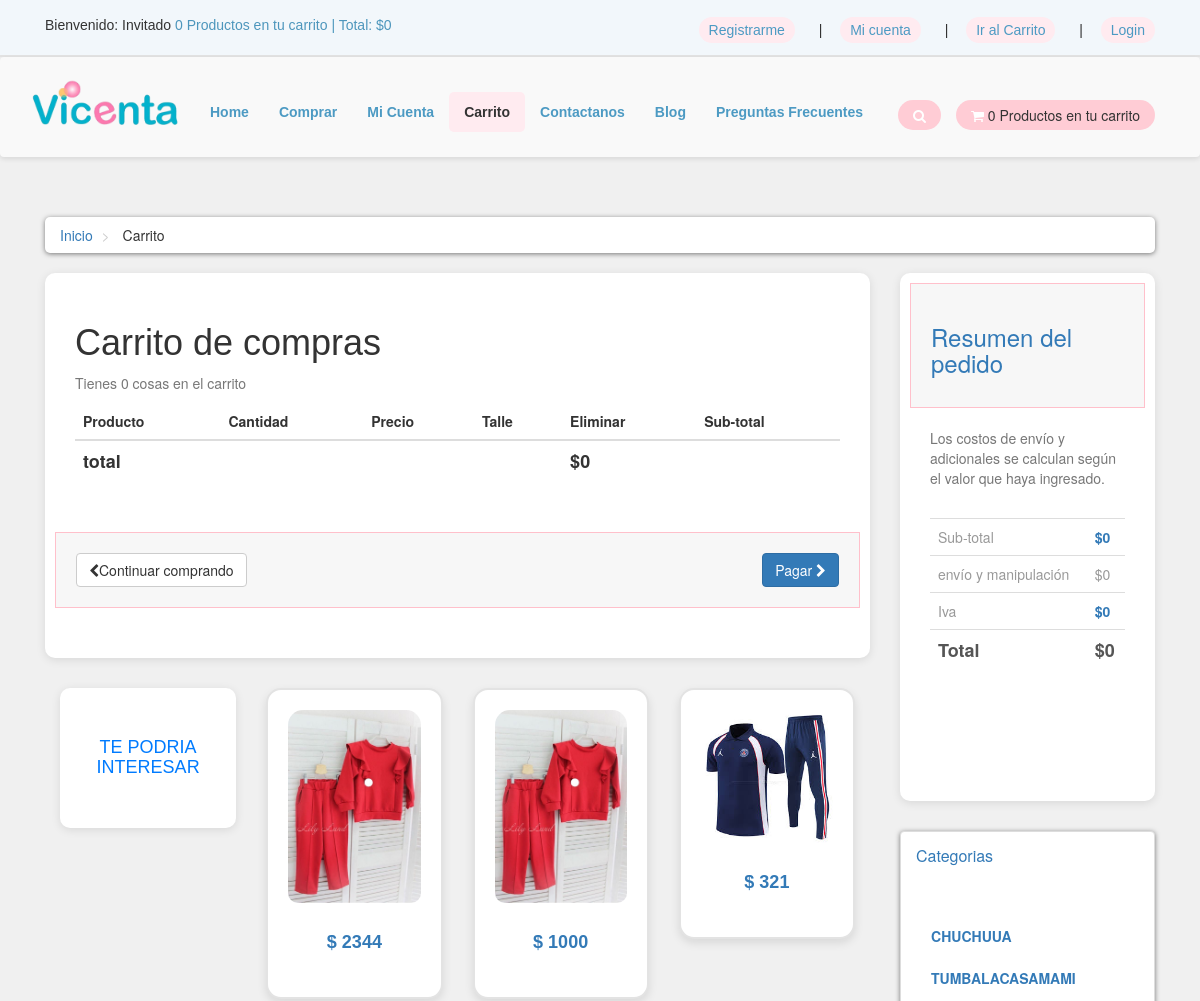
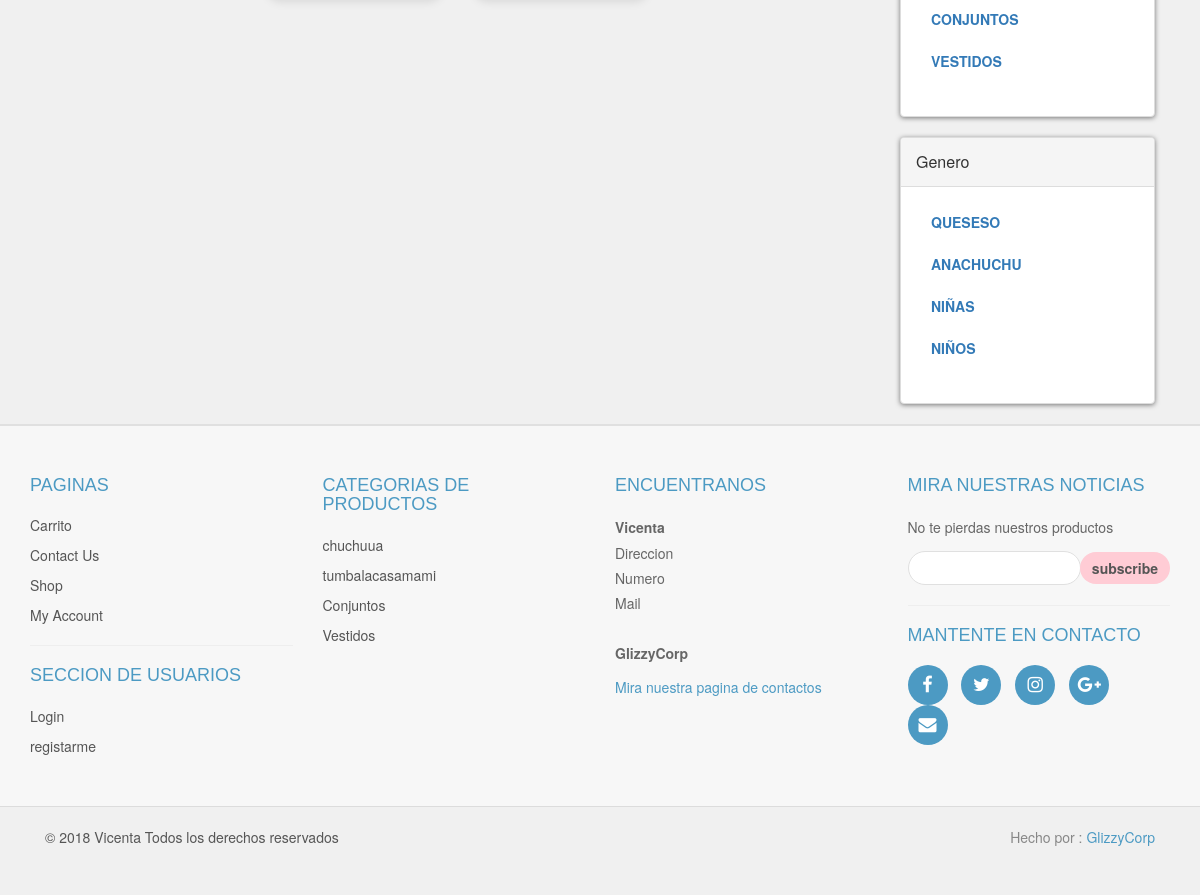
The app's page /cart.php with its own data (2 pictures, top to bottom).
### tables this page shows
CREATE TABLE `productos` (
  `producto_id` int(10) NOT NULL,
  `p_cat_id` int(10) NOT NULL,
  `cat_id` int(10) NOT NULL,
  `date` timestamp NOT NULL DEFAULT current_timestamp() ON UPDATE current_timestamp(),
  `producto_titulo` text NOT NULL,
  `producto_img1` text NOT NULL,
  `producto_img2` text NOT NULL,
  `producto_img3` text NOT NULL,
  `producto_precio` int(11) NOT NULL,
  `producto_desc` text NOT NULL,
  `producto_keywords` text NOT NULL,
  `producto_etiqueta` text NOT NULL,
  `producto_oferta` int(100) NOT NULL
);

CREATE TABLE `productos_categorias` (
  `p_cat_id` int(10) NOT NULL,
  `p_cat_titulo` text NOT NULL,
  `p_cat_desc` text NOT NULL
);

CREATE TABLE `categorias` (
  `cat_id` int(10) NOT NULL,
  `cat_titulo` text NOT NULL,
  `cat_desc` text NOT NULL
);

### cart.php (the view, shortened to what this page needs)
<?php
$active = "Carrito";
include("includes/header.php");
?>
   <div id="content">
    <div class="container">
        <div class="col-md-12">
        <ul class="breadcrumb">
            <li>
                <a href="index.php">Inicio</a>
            </li>
            <li>
                Carrito
            </li>
        </ul>
        </div>
        <div id="cart" class="col-md-9">
        <div class="box">
        <form action="cart.php" method="post" enctype="multipart/from-data">
            <h1>Carrito de compras</h1>
            <?php
            $ip_add = getRealIpUser();
            $sel_cart = "SELECT * from cart where ip_add = '$ip_add'";
            $run_cart = mysqli_query($con, $sel_cart);
            $cont= mysqli_num_rows($run_cart);
            ?>
            <p class="text-muted">Tienes <?php echo $cont; ?> cosas en el carrito</p>
            <div class="table-responsive">
            <table class="table">
            <thead>
            <tr>
            <th colspan="2">Producto</th>
            <th>Cantidad</th>
            <th>Precio</th>
            <th>Talle</th>
            <th colspan="1">Eliminar</th>
            <th colspan="2">Sub-total</th>
            </tr>
            </thead>
            <?php
            $total = 0;
            ?>
        <tfoot>
        <tr>
        <th colspan="5"> total</th>
        <th colspan="2"> <?php echo "$". $total;?></th>
        </tr>
        </tfoot>
            </table>
            </div>
            <div class="box-footer">
                <div class="pull-left">
                    <a href="index.php" class="btn btn-default">
                    <i class="fa fa-chevron-left"></i>Continuar comprando
                    </a>
                </div>
                <div class="pull-right">
            <a href="cerrar_sesion.php" class="btn btn-primary">
                Pagar <i class="fa fa-chevron-right"></i>
            </a>
            </div>
            </div>
        </form>
        </div>
        <div id="same-height-row">
                    <div class="col-md-3 col-sm-6">
                        <div class="box same-height headline">
                            <h3 class="text-center">Te podria interesar</h3>
                        </div>
                    </div>
                    <?php
                    $get_productos = "SELECT * from productos order by rand() LIMIT 0,3";
                    $run_productos = mysqli_query($con, $get_productos);
                    while($row_productos = mysqli_fetch_array($run_productos)){
                        $pro_id = $row_productos['producto_id'];
                        $pro_titulo = $row_productos['producto_titulo'];
                        $pro_img = $row_productos['producto_img1'];
                        $pro_precio = $row_productos['producto_precio'];
                        echo "
                    <div class='col-md-3 col-sm-6 center-responsive'>
                       <div class='product same-height'>
                           <a href='details.php?pro_id=$pro_id'>
                               <img class='img-responsive' src='admin_area/product_images/$pro_img' alt='Product 6'>
                            </a>
                            <div class='text'>
                                <h3><a href='details.php?pro_id=$pro_id>$pro_titulo</a></h3>
                                <p class='price'>$ $pro_precio</p>
                            </div>
                        </div>
                   </div>
                   ";
                    }
                    ?>
        </div>
        </div>
        <div class="col-md-3">
            <div id="order-summary" class="box">
            <div class="box-header">
            <h3>Resumen del pedido </h3>
            </div>
            <p class="text-muted">
            Los costos de envío y adicionales se calculan según el valor que haya ingresado.
            </p>
            <div class="table-responsive">
            <table class= "table">
            <tbody>
            <tr>
            <td>Sub-total</td>
            <th> <?php
            echo "$". $total; ?> </th>
            </tr>
            <tr>
                <td>envío y manipulación</td>
                <td>$0</td>
            </tr>
            <tr>
                <td>Iva</td>
                <th>$0</th>
            </tr>
            <tr class="total">
                <td>Total</td>
                <th><?php echo "$". $total; ?></th>
            </tr>
            </tbody>
            </table>
            <br><br><br><br>
            </div>
            </div>
            </div>
                    <div class="col-md-3">
                    <?php
                        include("includes/sidebar.php");
                    ?>
                    </div>
                </div>
                <?php
                include("footer.php")
                ?>
</body>
</html>

### includes/header.php (shortened to what this page needs)
<?php
include("functions/functions.php");
?>
<!DOCTYPE html>
<html lang="en">
<head>
    <link rel="stylesheet" href="styles/bootstrap-337.min.css">
    <link rel="stylesheet" href="font-awsome/css/font-awesome.min.css">
    <link rel="stylesheet" href="styles/styles.css">
</head>
<body>
   <div id="top">
       <div class="container">
           <div class="col-md-6 offer">
                <?php
                   if(!isset($_SESSION['cliente_email'])){
                       echo "Bienvenido: Invitado";
                   }else{
                       echo "Bienvenido: " . $_SESSION['cliente_email'] . "";
                   }
                ?>
               <a href="cerrar_sesion.php"><?php items(); ?> Productos en tu carrito | Total: <?php echo mont_total(); ?> </a>
           </div>
           <div class="col-md-6">
               <ul class="menu">
                   <li>
                       <a href="customer_register.php">Registrarme</a>
                   </li>
                   <li>
                       <a href="customer/my_account.php">Mi cuenta</a>
                   </li>
                   <li>
                       <a href="cart.php">Ir al Carrito</a>
                   </li>
                   <li>
                       <a href="cerrar_sesion.php">Login</a>
                   </li>
               </ul>
           </div>
       </div>
   </div>
   <div id="navbar" class="navbar navbar-default">
       <div class="container">
           <div class="navbar-header">
               <a href="index.php" class="navbar-brand home">
               <img src="images\VicentaLogoAjustado.png" alt="VicentaLogo" class="hidden-xs" width=150px height=50px>
               </a>
           </div>
           <div class="navbar-collapse collapse" id="navigation">
               <div class="padding-nav">
                   <ul class="nav navbar-nav left">
                       <li class="<?= $active == 'Inicio' ? 'active' : '' ?>" >
                           <a href="index.php">Home</a>
                       </li>
                       <li class= "<?= $active == 'Comprar' ? 'active' : '' ?>" >
                           <a href="tienda.php">Comprar</a>
                       </li>
                       <li class="<?= $active == 'Mi cuenta' ? 'active' : '' ?>">
                            <?php
                             if(!isset($_SESSION['customer_email'])){
                               echo"<a href='cerrar_sesion.php'>Mi cuenta</a>";
                            }else{
                              echo"<a href='my_account.php?my_orders'>Mi cuenta</a>";
                             }
                           ?>
                       </li>
                       <li class="<?= $active == 'Carrito' ? 'active' : '' ?>">
                           <a href="cart.php">Carrito</a>
                       </li>
                       <li class="<?= $active == 'Contactanos' ? 'active' : '' ?>">
                           <a href="contact.php">Contactanos</a>
                       </li>
                       <li class="<?= $active == 'Blog' ? 'active' : '' ?>">
                           <a href="blog.php">Blog</a>
                       </li>
                       <li class="<?= $active == 'FAQ' ? 'active' : '' ?>">
                           <a href="faq.php">Preguntas Frecuentes</a>
                       </li>
                   </ul>
               </div>
               <a href="cart.php" class="btn navbar-btn btn-primary right">
                   <i class="fa fa-shopping-cart"></i>
                   <span><?php items(); ?>  Productos en tu carrito</span>
               </a>
               <div class="navbar-collapse collapse right">
                   <button class="btn btn-primary navbar-btn" type="button" data-toggle="collapse" data-target="#search">
                       <i class="fa fa-search"></i>
                   </button>
               </div>
           </div>
       </div>
   </div>

### functions/functions.php (shortened to what this page needs)
<?php
$db = mysqli_connect("localhost","root","","vicentita");
function getRealIpUser(){
    switch(true){
        default : return $_SERVER['REMOTE_ADDR'];
    }
}
function getPCats(){
    global $db;
    $get_p_cats = " SELECT * FROM productos_categorias";
    $run_p_cats = mysqli_query($db, $get_p_cats);
    while ($row_p_cats = mysqli_fetch_array($run_p_cats)) {
        $p_cat_id = $row_p_cats['p_cat_id'];
        $p_cat_titulo = $row_p_cats['p_cat_titulo'];
        echo "
            <li>
                <a href='tienda.php?p_cat=$p_cat_id'> $p_cat_titulo </a>
            </li>
            ";
    }
}
function getCats(){
    global $db;
    $get_cats = " SELECT * FROM categorias";
    $run_cats = mysqli_query($db, $get_cats);
    while ($row_cats = mysqli_fetch_array($run_cats)) {
        $cat_id = $row_cats['cat_id'];
        $cat_titulo = $row_cats['cat_titulo'];
        echo "
            <li>
                <a href='tienda.php?cat=$cat_id'> $cat_titulo </a>
            </li>
            ";
    }
}
function items(){
    global $db;
    $ip_add = getRealIpUser();
     $get_items = "SELECT * FROM cart WHERE ip_add = '$ip_add'";
    $run_items = mysqli_query($db, $get_items);
    $cont_items = mysqli_num_rows($run_items);
    echo $cont_items;
}
function mont_total(){
    global $db;
    $ip_add = getRealIpUser();
    $total = 0;
    $selecc_cart = "SELECT * FROM cart WHERE ip_add = '$ip_add'";
    $run_cart = mysqli_query($db, $selecc_cart);
    echo "$" . $total;
}

### includes/sidebar.php
<div class="panel panel-default sidebar-menu">
    <div class="panel-heading">
        <h3 class="panel-title">Categorias</h3>
    </div>
    <div class="panel-body">
        <ul class="nav nav-pills nav-stacked category-menu">
        <?php
        getPCats();
        ?>
        </ul>
    </div>
</div>
<div class="panel panel-default sidebar-menu">
    <div class="panel-heading">
        <h3 class="panel-title">Genero</h3>
    </div>
    <div class="panel-body">
        <ul class="nav nav-pills nav-stacked category-menu">
        <?php
        getCats();
        ?>
        </ul>
    </div>
</div>

### footer.php (shortened to what this page needs)
<div id="footer">
    <div class="container">
        <div class="row">
            <div class="col-sm-6 col-md-3">
               <h4>Paginas</h4>
                <ul>
                    <li><a href="cart.php">Carrito</a></li>
                    <li><a href="contact.php">Contact Us</a></li>
                    <li><a href="tienda.php">Shop</a></li>
                    <li><a href="customer/my_account.php">My Account</a></li>
                </ul>
                <hr>
                <h4>Seccion de usuarios</h4>
                <ul>
                    <li><a href="Micuenta.php">Login</a></li>
                    <li><a href="customer_register.php">registarme</a></li>
                </ul>
            </div>
            <div class="com-sm-6 col-md-3">
                <h4>Categorias de productos</h4>
                <ul>
                <?php
                $get_p_cats = "select * from productos_categorias";
                    $run_p_cats = mysqli_query($con,$get_p_cats);
                    while($row_p_cats=mysqli_fetch_array($run_p_cats)){
                        $p_cat_id = $row_p_cats['p_cat_id'];
                        $p_cat_titulo = $row_p_cats['p_cat_titulo'];
                        echo "
                            <li>
                                <a href='shop.php?p_cat=$p_cat_id'>
                                    $p_cat_titulo
                                </a>
                            </li>
                        ";
                    }
                ?>
                </ul>
            </div>
            <div class="col-sm-6 col-md-3">
                <h4>Encuentranos</h4>
                <p>
                    <strong>Vicenta</strong>
                    <br/>Direccion
                    <br/>Numero
                    <br/>Mail
                    <br>
                    <br/><Strong>GlizzyCorp</Strong></a>
                </p>
                <a href="GlizzyUs.php">Mira nuestra pagina de contactos</a>
            </div>
            <div class="col-sm-6 col-md-3">
                <h4>Mira nuestras noticias</h4>
                <p class="text-muted">
                    No te pierdas nuestros productos
                </p>
                <form action="" method="post">
                    <div class="input-group">
                        <input type="text" class="form-control" name="email">
                        <span class="input-group-btn">
                            <input type="submit" value="subscribe" class="btn btn-default">
                        </span>
                    </div>
                </form>
                <hr>
                <h4>Mantente en contacto</h4>
                <p class="social">
                    <a href="#" class="fa fa-facebook"></a>
                    <a href="#" class="fa fa-twitter"></a>
                    <a href="#" class="fa fa-instagram"></a>
                    <a href="#" class="fa fa-google-plus"></a>
                    <a href="#" class="fa fa-envelope"></a>
                </p>
            </div>
        </div>
    </div>
</div>
<div id="copyright">
    <div class="container">
        <div class="col-md-6">
            <p class="pull-left">&copy; 2018 Vicenta Todos los derechos reservados</p>
        </div>
        <div class="col-md-6">
            <p class="pull-right">Hecho por : <a href="#">GlizzyCorp</a></p>
        </div>
    </div>
</div>

### records on screen
productos: producto_img1 (picture), producto_precio "2344"
productos: producto_img1 (picture), producto_precio "1000"
productos: producto_img1 (picture), producto_precio "321"
productos_categorias: p_cat_titulo "CHUCHUUA", p_cat_titulo "chuchuua"
productos_categorias: p_cat_titulo "TUMBALACASAMAMI", p_cat_titulo "tumbalacasamami"
productos_categorias: p_cat_titulo "CONJUNTOS", p_cat_titulo "Conjuntos"
productos_categorias: p_cat_titulo "VESTIDOS", p_cat_titulo "Vestidos"
categorias: cat_titulo "QUESESO"
categorias: cat_titulo "ANACHUCHU"
categorias: cat_titulo "NIÑAS"
categorias: cat_titulo "NIÑOS"

### other values on screen
$cont_items "0 0"
$total "0"
$cont "0"
